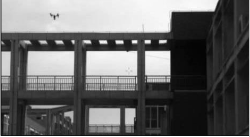
#> input picture images/image3.png, 250 x 137 px
$ python pyramid.py
#> lines starting #> are read from the running program, lines starting #| are printed output that depends on the picture
### HS_HLMO/gaussian_pyramid.py
import cv2
from scipy import ndimage

class GaussianPyramid():
    def __init__(self, nOctaves, nLayers, sigma, downsample_resize):
#> further down, image is the input picture: shape (137, 250); min 1, max 255, mean 104.5
        self.nOctaves = nOctaves
        self.nLayers = nLayers
        self.sigma = sigma
        self.resize = 1 / downsample_resize

    def generate_pyramid(self, image) -> list:
        """
        生成高斯金字塔
        :param image: 单通道图像
        :return: pyramid[octaves][layers]
        """
        pyramid = []

        layer = []
        for l in range(self.nLayers):
            if l == 0:
                layer.append(image)
            else:
                layer.append(ndimage.gaussian_filter(layer[l - 1], sigma=self.sigma))
#> after the loop, layer = 2 items

        for o in range(self.nOctaves):
            if o == 0:
                pyramid.append(layer)
            else:
                octave = []
                for l in range(self.nLayers):
                    octave.append(cv2.resize(pyramid[o - 1][l], (-1, -1), fx=self.resize, fy=self.resize,
                                             interpolation=cv2.INTER_LINEAR))
                pyramid.append(octave)
#> after the loop, pyramid = 2 items
        return pyramid

### test/pyramid.py
from HS_HLMO.gaussian_pyramid import *

gaussian_pyramid = GaussianPyramid(2, 2, 1.6, 2)
image = cv2.imread('../images/image3.png', cv2.IMREAD_GRAYSCALE)
pyramid = gaussian_pyramid.generate_pyramid(image)
#> pyramid = 2 items

for o, octave in enumerate(pyramid):
    for l, layer in enumerate(octave):
        win = "octaver_" + str(o) + "_layer_" + str(l)
        cv2.imshow(win, layer)
#> this loop made 2 passes
#> o on passes 1 to 2: 0, 1
#> pass 1, `cv2.imshow(win, layer)`:
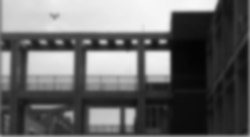
#> window 'octaver_0_layer_1': shape (137, 250); min 3, max 247, mean 103.5
#> pass 2, `cv2.imshow(win, layer)`:
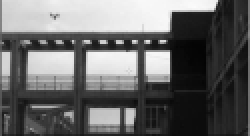
#> window 'octaver_1_layer_0': shape (68, 125) (shown 2 times larger); min 3, max 251, mean 103.6
#> pass 2, `cv2.imshow(win, layer)`:
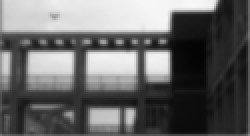
#> window 'octaver_1_layer_1': shape (68, 125) (shown 2 times larger); min 4, max 247, mean 103.5
cv2.waitKey(0)

$ run again, with images/image1.png copied over images/image3.png
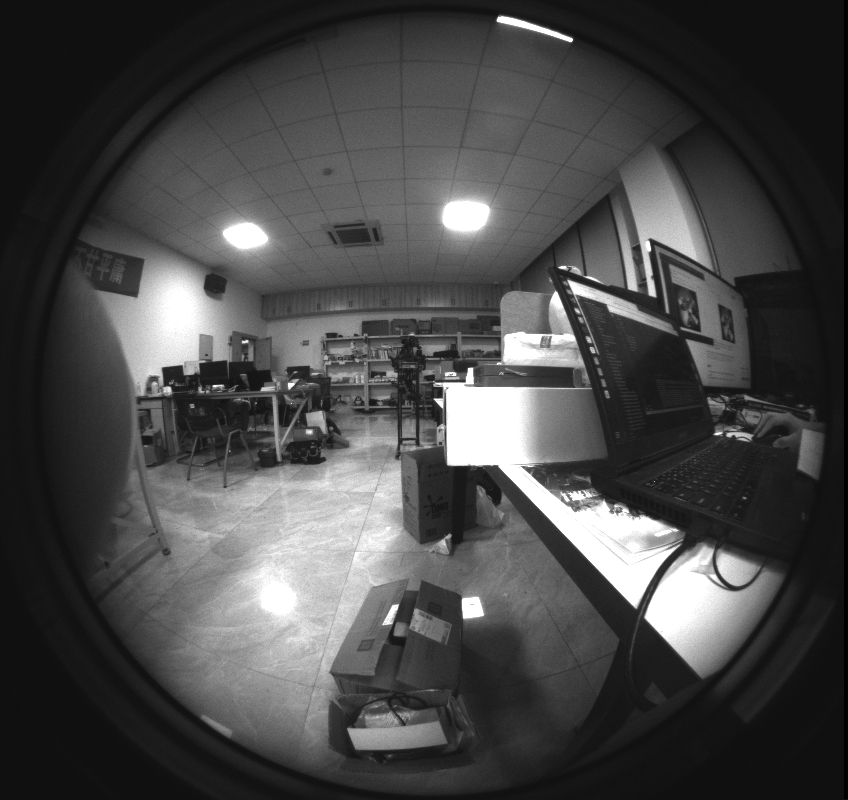
#> input picture images/image1.png, 848 x 800 px
#> image is the input picture: shape (800, 848); min 0, max 255, mean 72.6
#> after the loop in generate_pyramid, `for l in range(self.nLayers):`: layer = 2 items
#> the loop `for o, octave in enumerate(pyramid):` made 2 passes
#> o on passes 1 to 2: 0, 1
#> pass 2, `cv2.imshow(win, layer)`:
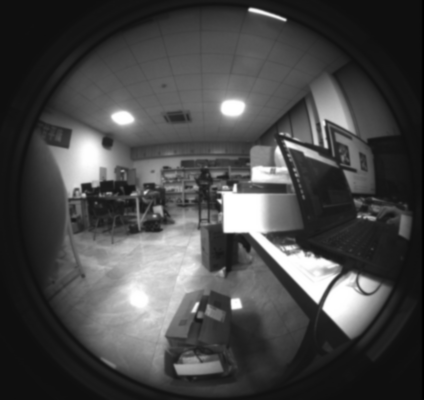
#> window 'octaver_1_layer_1': shape (400, 424); min 0, max 255, mean 71.7

$ run again, with images/image2.png copied over images/image3.png
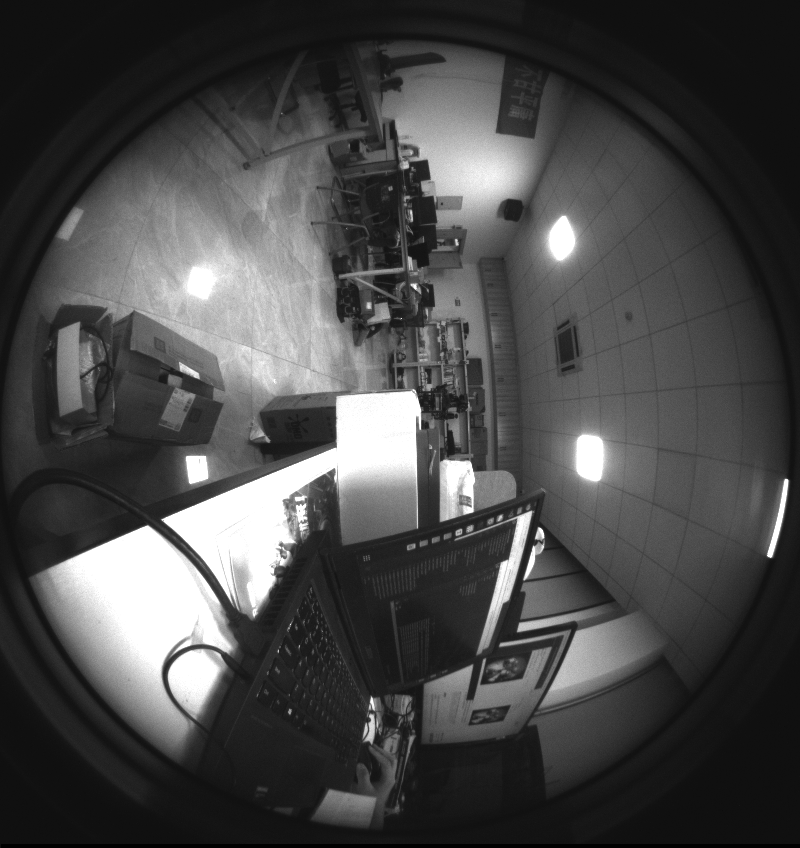
#> input picture images/image2.png, 800 x 848 px
#> image is the input picture: shape (848, 800); min 0, max 255, mean 73.2
#> after the loop in generate_pyramid, `for l in range(self.nLayers):`: layer = 2 items
#> the loop `for o, octave in enumerate(pyramid):` made 2 passes
#> o on passes 1 to 2: 0, 1
#> pass 2, `cv2.imshow(win, layer)`:
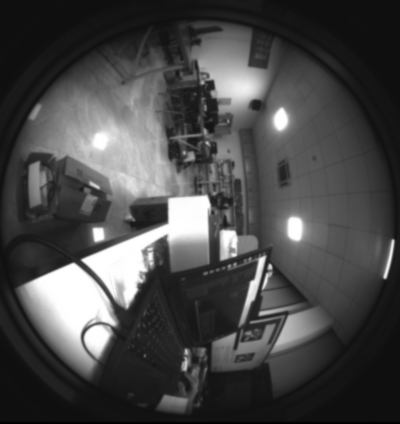
#> window 'octaver_1_layer_1': shape (424, 400); min 0, max 255, mean 72.3

$ run again, with images/image2_0.5scale.png copied over images/image3.png
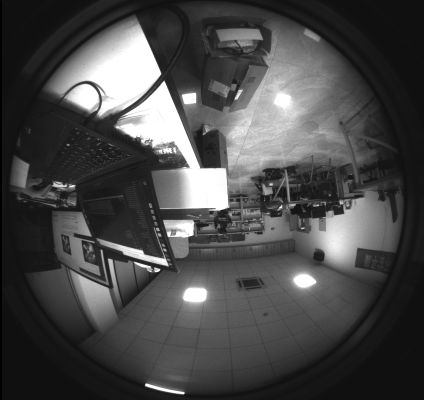
#> input picture images/image2_0.5scale.png, 424 x 400 px
#> image is the input picture: shape (400, 424); min 0, max 255, mean 73.3
#> after the loop in generate_pyramid, `for l in range(self.nLayers):`: layer = 2 items
#> the loop `for o, octave in enumerate(pyramid):` made 2 passes
#> o on passes 1 to 2: 0, 1
#> pass 1, `cv2.imshow(win, layer)`:
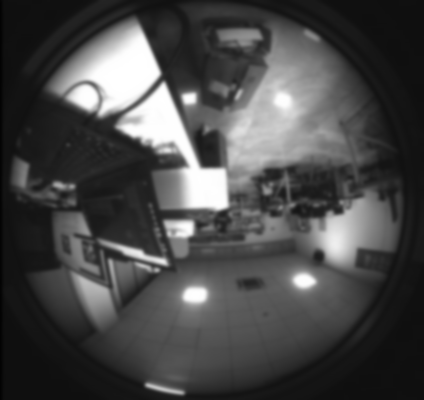
#> window 'octaver_0_layer_1': shape (400, 424); min 3, max 255, mean 72.3
#> pass 2, `cv2.imshow(win, layer)`:
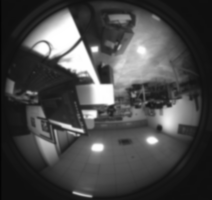
#> window 'octaver_1_layer_1': shape (200, 212); min 4, max 255, mean 72.5
